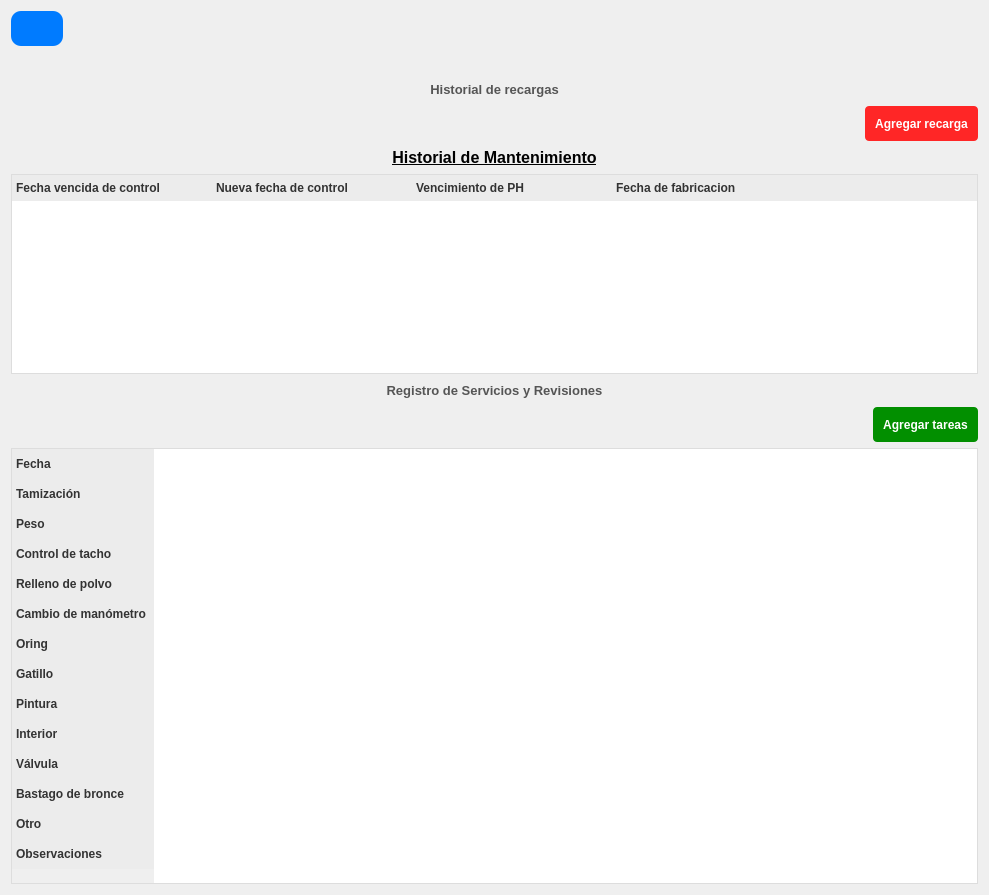
<?xml version="1.0" encoding="UTF-8"?>
<ui version="4.0">
 <class>ExtintorDetails</class>
 <widget class="QWidget" name="ExtintorDetails">
  <property name="geometry">
   <rect>
    <x>0</x>
    <y>0</y>
    <width>989</width>
    <height>895</height>
   </rect>
  </property>
  <property name="windowTitle">
   <string>Form</string>
  </property>
  <property name="styleSheet">
   <string notr="true">QLabel {
	color:rgb(0, 0, 0);
	font-weight: bold;
}
QPushButton {
	color: rgb(255, 255, 255);
	background-color: rgb(19, 109, 255);
	background-color: rgb(35, 39, 255);
	color: rgb(8, 0, 255);
    background-color: #007BFF;
    color: white;
    border: none;
    border-radius: 4px;
    padding: 5px 10px;
    min-height: 25px;
}
QPushButton:hover {
    background-color: #2980b9;
}
QPushButton:disabled {
    background-color: #bdc3c7;
}

/* QTableWidget / QTableView */
QHeaderView::section {
    background-color: #ececec;
    color: #333;
    padding: 4px;
    border: none;
    font-weight: bold;
}
QTableWidget {
    border: 1px solid #ddd;
    background-color: white;
    gridline-color: #ccc;
    alternate-background-color: #f2f2f2;
}
QTableWidget::item {
    padding: 6px;
}
QTableWidget::item:hover {
    background-color: #f0f8ff;
}</string>
  </property>
  <layout class="QVBoxLayout" name="verticalLayout_7">
   <item>
    <layout class="QHBoxLayout" name="horizontalLayout">
     <item>
      <widget class="QPushButton" name="btnAtras">
       <property name="cursor">
        <cursorShape>PointingHandCursor</cursorShape>
       </property>
       <property name="styleSheet">
        <string notr="true">border-radius: 10px;
color:#007BFF</string>
       </property>
       <property name="text">
        <string/>
       </property>
       <property name="icon">
        <iconset>
         <normaloff>../images/btn-atras.png</normaloff>../images/btn-atras.png</iconset>
       </property>
       <property name="iconSize">
        <size>
         <width>35</width>
         <height>35</height>
        </size>
       </property>
      </widget>
     </item>
     <item>
      <spacer name="horizontalSpacer">
       <property name="orientation">
        <enum>Qt::Horizontal</enum>
       </property>
       <property name="sizeHint" stdset="0">
        <size>
         <width>40</width>
         <height>20</height>
        </size>
       </property>
      </spacer>
     </item>
    </layout>
   </item>
   <item>
    <widget class="QLabel" name="labelExtintores">
     <property name="font">
      <font>
       <pointsize>12</pointsize>
       <bold>true</bold>
       <underline>true</underline>
      </font>
     </property>
     <property name="styleSheet">
      <string notr="true">color: black; text-decoration: underline;</string>
     </property>
     <property name="text">
      <string/>
     </property>
     <property name="alignment">
      <set>Qt::AlignCenter</set>
     </property>
    </widget>
   </item>
   <item>
    <widget class="QLabel" name="labelDetallesExtintores">
     <property name="font">
      <font>
       <pointsize>10</pointsize>
       <bold>true</bold>
      </font>
     </property>
     <property name="styleSheet">
      <string notr="true">color: #555555;</string>
     </property>
     <property name="text">
      <string>Historial de recargas</string>
     </property>
     <property name="alignment">
      <set>Qt::AlignCenter</set>
     </property>
    </widget>
   </item>
   <item>
    <layout class="QHBoxLayout" name="horizontalLayout_2">
     <item>
      <spacer name="horizontalSpacer_2">
       <property name="orientation">
        <enum>Qt::Horizontal</enum>
       </property>
       <property name="sizeHint" stdset="0">
        <size>
         <width>40</width>
         <height>20</height>
        </size>
       </property>
      </spacer>
     </item>
     <item>
      <widget class="QPushButton" name="btnAgregarRecarga">
       <property name="font">
        <font>
         <bold>true</bold>
        </font>
       </property>
       <property name="cursor">
        <cursorShape>PointingHandCursor</cursorShape>
       </property>
       <property name="styleSheet">
        <string notr="true">background-color: rgb(255, 38, 38);</string>
       </property>
       <property name="text">
        <string>Agregar recarga</string>
       </property>
      </widget>
     </item>
    </layout>
   </item>
   <item>
    <widget class="QLabel" name="labelMantenimiento">
     <property name="font">
      <font>
       <pointsize>12</pointsize>
       <bold>true</bold>
       <underline>true</underline>
      </font>
     </property>
     <property name="styleSheet">
      <string notr="true">color: black; text-decoration: underline;</string>
     </property>
     <property name="text">
      <string>Historial de Mantenimiento</string>
     </property>
     <property name="alignment">
      <set>Qt::AlignCenter</set>
     </property>
    </widget>
   </item>
   <item>
    <widget class="QTableWidget" name="tableWidgetExtintores">
     <property name="sizePolicy">
      <sizepolicy hsizetype="Expanding" vsizetype="Expanding">
       <horstretch>0</horstretch>
       <verstretch>0</verstretch>
      </sizepolicy>
     </property>
     <property name="minimumSize">
      <size>
       <width>0</width>
       <height>200</height>
      </size>
     </property>
     <property name="maximumSize">
      <size>
       <width>16777215</width>
       <height>200</height>
      </size>
     </property>
     <property name="styleSheet">
      <string notr="true"/>
     </property>
     <property name="frameShadow">
      <enum>QFrame::Plain</enum>
     </property>
     <property name="verticalScrollBarPolicy">
      <enum>Qt::ScrollBarAlwaysOff</enum>
     </property>
     <property name="horizontalScrollBarPolicy">
      <enum>Qt::ScrollBarAsNeeded</enum>
     </property>
     <property name="autoScroll">
      <bool>true</bool>
     </property>
     <property name="autoScrollMargin">
      <number>16</number>
     </property>
     <property name="editTriggers">
      <set>QAbstractItemView::NoEditTriggers</set>
     </property>
     <property name="horizontalScrollMode">
      <enum>QAbstractItemView::ScrollPerItem</enum>
     </property>
     <attribute name="horizontalHeaderVisible">
      <bool>true</bool>
     </attribute>
     <attribute name="horizontalHeaderDefaultSectionSize">
      <number>200</number>
     </attribute>
     <attribute name="horizontalHeaderHighlightSections">
      <bool>true</bool>
     </attribute>
     <attribute name="horizontalHeaderShowSortIndicator" stdset="0">
      <bool>false</bool>
     </attribute>
     <attribute name="horizontalHeaderStretchLastSection">
      <bool>true</bool>
     </attribute>
     <column>
      <property name="text">
       <string>Fecha vencida de control</string>
      </property>
      <property name="font">
       <font>
        <bold>true</bold>
       </font>
      </property>
      <property name="textAlignment">
       <set>AlignLeading|AlignVCenter</set>
      </property>
     </column>
     <column>
      <property name="text">
       <string>Nueva fecha de control</string>
      </property>
      <property name="font">
       <font>
        <bold>true</bold>
       </font>
      </property>
      <property name="textAlignment">
       <set>AlignLeading|AlignVCenter</set>
      </property>
     </column>
     <column>
      <property name="text">
       <string>Vencimiento de PH</string>
      </property>
      <property name="font">
       <font>
        <bold>true</bold>
       </font>
      </property>
      <property name="textAlignment">
       <set>AlignLeading|AlignVCenter</set>
      </property>
     </column>
     <column>
      <property name="text">
       <string>Fecha de fabricacion</string>
      </property>
      <property name="font">
       <font>
        <bold>true</bold>
       </font>
      </property>
      <property name="textAlignment">
       <set>AlignLeading|AlignVCenter</set>
      </property>
     </column>
    </widget>
   </item>
   <item>
    <widget class="QLabel" name="labelDetallesMantenimiento">
     <property name="font">
      <font>
       <pointsize>10</pointsize>
       <bold>true</bold>
      </font>
     </property>
     <property name="styleSheet">
      <string notr="true">color: #555555;</string>
     </property>
     <property name="text">
      <string>Registro de Servicios y Revisiones</string>
     </property>
     <property name="alignment">
      <set>Qt::AlignCenter</set>
     </property>
    </widget>
   </item>
   <item>
    <layout class="QHBoxLayout" name="horizontalLayout_3">
     <item>
      <spacer name="horizontalSpacer_3">
       <property name="orientation">
        <enum>Qt::Horizontal</enum>
       </property>
       <property name="sizeHint" stdset="0">
        <size>
         <width>40</width>
         <height>20</height>
        </size>
       </property>
      </spacer>
     </item>
     <item>
      <widget class="QPushButton" name="btnAgregarTareas">
       <property name="font">
        <font>
         <bold>true</bold>
        </font>
       </property>
       <property name="cursor">
        <cursorShape>PointingHandCursor</cursorShape>
       </property>
       <property name="styleSheet">
        <string notr="true">background-color: rgb(2, 143, 0);</string>
       </property>
       <property name="text">
        <string>Agregar tareas</string>
       </property>
      </widget>
     </item>
    </layout>
   </item>
   <item>
    <widget class="QTableWidget" name="tableWidgetTareas">
     <property name="sizePolicy">
      <sizepolicy hsizetype="Expanding" vsizetype="Fixed">
       <horstretch>0</horstretch>
       <verstretch>0</verstretch>
      </sizepolicy>
     </property>
     <property name="minimumSize">
      <size>
       <width>0</width>
       <height>436</height>
      </size>
     </property>
     <property name="maximumSize">
      <size>
       <width>16777215</width>
       <height>436</height>
      </size>
     </property>
     <property name="styleSheet">
      <string notr="true"/>
     </property>
     <property name="frameShadow">
      <enum>QFrame::Plain</enum>
     </property>
     <property name="verticalScrollBarPolicy">
      <enum>Qt::ScrollBarAlwaysOff</enum>
     </property>
     <property name="horizontalScrollBarPolicy">
      <enum>Qt::ScrollBarAsNeeded</enum>
     </property>
     <property name="autoScroll">
      <bool>true</bool>
     </property>
     <property name="autoScrollMargin">
      <number>16</number>
     </property>
     <property name="editTriggers">
      <set>QAbstractItemView::NoEditTriggers</set>
     </property>
     <property name="horizontalScrollMode">
      <enum>QAbstractItemView::ScrollPerItem</enum>
     </property>
     <attribute name="horizontalHeaderVisible">
      <bool>true</bool>
     </attribute>
     <attribute name="horizontalHeaderDefaultSectionSize">
      <number>200</number>
     </attribute>
     <attribute name="horizontalHeaderHighlightSections">
      <bool>true</bool>
     </attribute>
     <attribute name="horizontalHeaderShowSortIndicator" stdset="0">
      <bool>false</bool>
     </attribute>
     <attribute name="horizontalHeaderStretchLastSection">
      <bool>false</bool>
     </attribute>
     <row>
      <property name="text">
       <string>Fecha</string>
      </property>
      <property name="font">
       <font>
        <bold>true</bold>
       </font>
      </property>
     </row>
     <row>
      <property name="text">
       <string>Tamización</string>
      </property>
      <property name="font">
       <font>
        <bold>true</bold>
       </font>
      </property>
     </row>
     <row>
      <property name="text">
       <string>Peso</string>
      </property>
      <property name="font">
       <font>
        <bold>true</bold>
       </font>
      </property>
     </row>
     <row>
      <property name="text">
       <string>Control de tacho</string>
      </property>
      <property name="font">
       <font>
        <bold>true</bold>
       </font>
      </property>
     </row>
     <row>
      <property name="text">
       <string>Relleno de polvo</string>
      </property>
      <property name="font">
       <font>
        <bold>true</bold>
       </font>
      </property>
     </row>
     <row>
      <property name="text">
       <string>Cambio de manómetro</string>
      </property>
      <property name="font">
       <font>
        <bold>true</bold>
       </font>
      </property>
     </row>
     <row>
      <property name="text">
       <string>Oring</string>
      </property>
      <property name="font">
       <font>
        <bold>true</bold>
       </font>
      </property>
     </row>
     <row>
      <property name="text">
       <string>Gatillo</string>
      </property>
      <property name="font">
       <font>
        <bold>true</bold>
       </font>
      </property>
     </row>
     <row>
      <property name="text">
       <string>Pintura</string>
      </property>
      <property name="font">
       <font>
        <bold>true</bold>
       </font>
      </property>
     </row>
     <row>
      <property name="text">
       <string>Interior</string>
      </property>
      <property name="font">
       <font>
        <bold>true</bold>
       </font>
      </property>
     </row>
     <row>
      <property name="text">
       <string>Válvula</string>
      </property>
      <property name="font">
       <font>
        <bold>true</bold>
       </font>
      </property>
     </row>
     <row>
      <property name="text">
       <string>Bastago de bronce</string>
      </property>
      <property name="font">
       <font>
        <bold>true</bold>
       </font>
      </property>
     </row>
     <row>
      <property name="text">
       <string>Otro</string>
      </property>
      <property name="font">
       <font>
        <bold>true</bold>
       </font>
      </property>
     </row>
     <row>
      <property name="text">
       <string>Observaciones</string>
      </property>
      <property name="font">
       <font>
        <bold>true</bold>
       </font>
      </property>
     </row>
    </widget>
   </item>
  </layout>
 </widget>
 <resources/>
 <connections/>
</ui>
